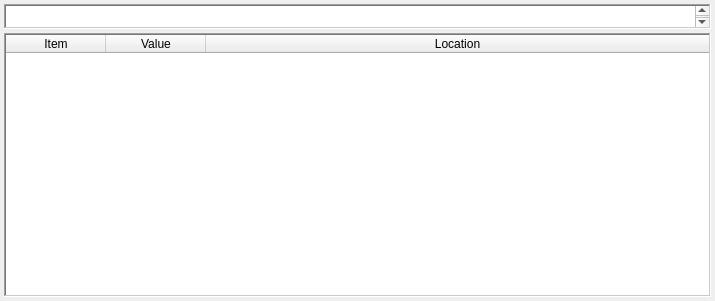
<?xml version="1.0" encoding="UTF-8"?>
<ui version="4.0">
 <class>Dialog</class>
 <widget class="QDialog" name="Dialog">
  <property name="geometry">
   <rect>
    <x>0</x>
    <y>0</y>
    <width>715</width>
    <height>301</height>
   </rect>
  </property>
  <property name="windowTitle">
   <string>Search...</string>
  </property>
  <layout class="QGridLayout" name="gridLayout">
   <property name="leftMargin">
    <number>4</number>
   </property>
   <property name="topMargin">
    <number>4</number>
   </property>
   <property name="rightMargin">
    <number>4</number>
   </property>
   <property name="bottomMargin">
    <number>4</number>
   </property>
   <property name="spacing">
    <number>4</number>
   </property>
   <item row="0" column="0">
    <widget class="QTextEdit" name="textEdit_2">
     <property name="maximumSize">
      <size>
       <width>16777215</width>
       <height>25</height>
      </size>
     </property>
     <property name="frameShape">
      <enum>QFrame::WinPanel</enum>
     </property>
     <property name="frameShadow">
      <enum>QFrame::Sunken</enum>
     </property>
    </widget>
   </item>
   <item row="1" column="0">
    <widget class="QTableWidget" name="tableWidget">
     <property name="frameShape">
      <enum>QFrame::WinPanel</enum>
     </property>
     <attribute name="horizontalHeaderStretchLastSection">
      <bool>true</bool>
     </attribute>
     <column>
      <property name="text">
       <string>Item</string>
      </property>
     </column>
     <column>
      <property name="text">
       <string>Value</string>
      </property>
     </column>
     <column>
      <property name="text">
       <string>Location</string>
      </property>
     </column>
    </widget>
   </item>
  </layout>
 </widget>
 <resources/>
 <connections/>
</ui>
